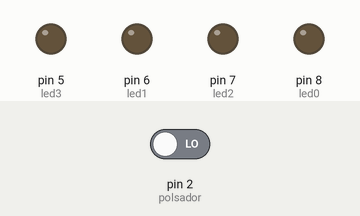
A sketch run on a simulated Arduino Uno, built with avr-gcc and run on an emulated ATmega328P. Parts: output pins drawn as LEDs (lit = HIGH). The test bench sets the inputs (shaded band); at power-on: pin 2 (polsador) LOW. Random numbers use the default seed unless the sketch sets one.

Above: at 1.2 s.
1.3 s: pin 2 (polsador) driven HIGH
At 2.6 s:
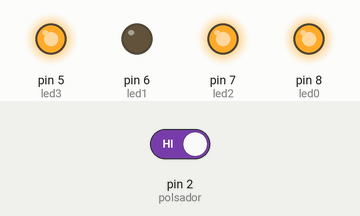
At 4.1 s:
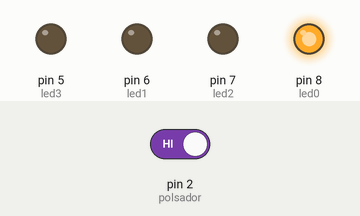
4.3 s: pin 2 (polsador) driven LOW
5.8 s: pin 2 (polsador) driven HIGH
At 7.1 s:
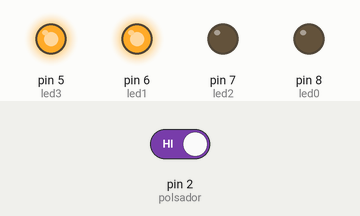
Timing chart, 0 to 17.8 s (numbered marks = the images above; inputs shaded):
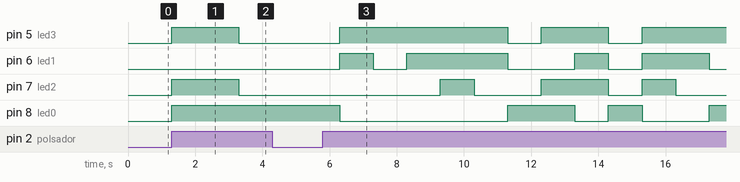

The sketch:

_2.ino
```cpp
/**********************************************************************************
**                                                                               **
**                              Entrades i sortides                              **
**                                                                               **
**  Jordi Pujolreu SALA                                              6/3/17      **
**********************************************************************************/

//********** Includes *************************************************************

//********** Variables ************************************************************
const int led0 = 8;          // donar nom al pin 5 de l’Arduino
const int led1 = 6;          // donar nom al pin 6 de l’Arduino
const int led2 = 7;          // donar nom al pin 7 de l’Arduino
const int led3 = 5;          // donar nom al pin 8 de l’Arduino
int a = 1000;
const int polsador =2 ;
long randNumber ;


//********** Setup ****************************************************************
void setup()
{
  pinMode(led0, OUTPUT);     // definir el pin 5 com una sortida
  pinMode(led1, OUTPUT);     // definir el pin 6 com una sortida
  pinMode(led2, OUTPUT);     // definir el pin 7 com una sortida
  pinMode(led3, OUTPUT);     // definir el pin 8 com una sortida
  pinMode(polsador, INPUT);

}

//********** Loop *****************************************************************
void loop()
{

  if(digitalRead(2)==HIGH){

    randNumber = random(1,7);


   }
  if (randNumber == 1 ){
  digitalWrite(led0, LOW);  // donem corrent a les seguuents sortides o no
  digitalWrite(led1, HIGH);
  digitalWrite(led2, HIGH);
  digitalWrite(led3, HIGH);

  delay(a);  //espera mig segon
  }

  if (randNumber == 2 ){
  digitalWrite(led0, HIGH);    // les segunts sortides no tenen corrent o si
  digitalWrite(led1, LOW);
  digitalWrite(led2, HIGH);
  digitalWrite(led3, HIGH);


  delay(a);     // espera
  }
  if (randNumber == 3 )  {
  digitalWrite(led0, LOW);    // les segunts sortides no tenen corrent o si
  digitalWrite(led1, HIGH);
  digitalWrite(led2, LOW);
  digitalWrite(led3, HIGH);


  delay(a);     // espera
  }
  if (randNumber == 4 ){
  digitalWrite(led0, HIGH);    // les segunts sortides no tenen corrent o si
  digitalWrite(led1, LOW);
  digitalWrite(led2, LOW);
  digitalWrite(led3, HIGH);


  delay(a);     // espera
  }
  if (randNumber == 5 ){
  digitalWrite(led0, LOW);    // les segunts sortides no tenen corrent o si
  digitalWrite(led1, LOW);
  digitalWrite(led2, LOW);
  digitalWrite(led3, HIGH);

  delay(a);     // espera
  }
  if (randNumber == 6 ){
  digitalWrite(led0, HIGH);    // les segunts sortides no tenen corrent o si
  digitalWrite(led1, LOW);
  digitalWrite(led2, LOW);
  digitalWrite(led3, LOW);


  delay(a);     // espera
  }


}

//********** Funcions *************************************************************
```

Measured:
- after the input at 1.3 s, pin 5 (led3), pin 7 (led2): LOW → HIGH at once, → LOW 2.0 s later; pin 8 (led0): LOW → HIGH at once
- after the input at 4.3 s, every drawn part: stays the same
- after the input at 5.8 s, pin 5 (led3): goes HIGH 5.0 s, LOW 1.0 s, HIGH 2.0 s, LOW 1.0 s, then HIGH, starting after 0.50 s; pin 6 (led1): LOW → HIGH after 0.50 s, → LOW 1.0 s later, → HIGH 1.0 s later, → LOW 3.0 s later, … (8 changes in this stretch)
